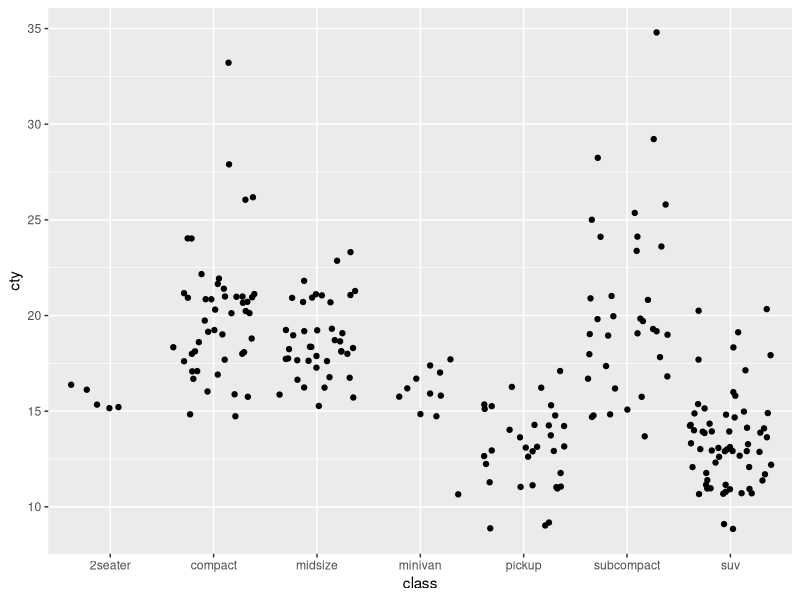

Reproduce this figure in R.
## ---- chunk 1
knitr::opts_chunk$set(echo = TRUE)
library(tidyverse)
## ---- chunk 2
ggplot(data = mpg, aes(x = class, y = cty)) +
	geom_jitter()
